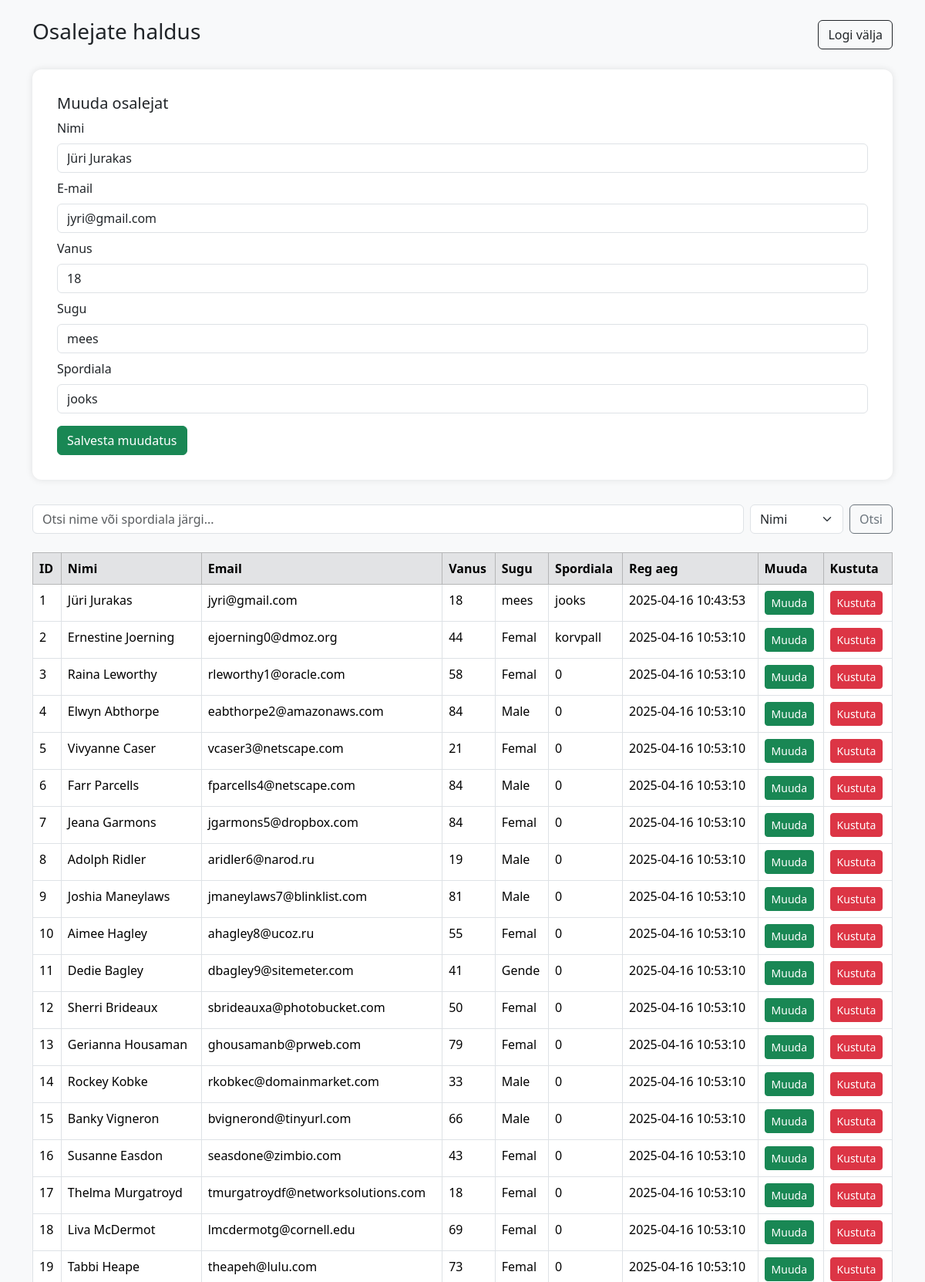
Page /admin/?muuda&id=1 (signed in, upper part) on the committed database.
### tables this page shows
CREATE TABLE `sport2025` (
  `id` int(11) NOT NULL,
  `fullname` varchar(50) NOT NULL,
  `email` varchar(50) NOT NULL,
  `age` int(11) NOT NULL,
  `gender` varchar(5) NOT NULL,
  `category` varchar(50) NOT NULL,
  `reg_time` datetime NOT NULL DEFAULT current_timestamp()
);

### admin/index.php (the view, shortened to what this page needs)
<?php
include("../config.php");
?>
<!doctype html>
<html lang="et">
  <head>
    <link href="https://cdn.jsdelivr.net/npm/bootstrap@5.3.6/dist/css/bootstrap.min.css" rel="stylesheet">
  </head>
  <body>
    <div class="container py-4">
      <div class="d-flex justify-content-between align-items-center mb-4">
        <h1 class="h3">Osalejate haldus</h1>
        <a class="btn btn-outline-dark" href="../logout.php?logout">Logi välja</a>
      </div>
      <?php
      if(isset($_GET["muuda"]) && isset($_GET["id"])){
        $id = $_GET["id"];
        $kuvaparing = "SELECT * FROM sport2025 WHERE id=$id";
        $saada_paring = mysqli_query($yhendus, $kuvaparing);
        $rida = mysqli_fetch_assoc($saada_paring);
      }
      ?>
      <div class="custom-card">
        <h5><?php echo isset($_GET['muuda']) ? "Muuda osalejat" : "Lisa uus osaleja"; ?></h5>
        <form action="index.php" method="get">
          <div class="mb-2">
            <label class="form-label">Nimi</label>
            <input type="text" name="fullname" class="form-control" required value="<?= $rida['fullname'] ?? '' ?>">
          </div>
          <div class="mb-2">
            <label class="form-label">E-mail</label>
            <input type="email" name="email" class="form-control" required value="<?= $rida['email'] ?? '' ?>">
          </div>
          <div class="mb-2">
            <label class="form-label">Vanus</label>
            <input type="number" name="age" class="form-control" min="16" max="88" required value="<?= $rida['age'] ?? '' ?>">
          </div>
          <div class="mb-2">
            <label class="form-label">Sugu</label>
            <input type="text" name="gender" class="form-control" required value="<?= $rida['gender'] ?? '' ?>">
          </div>
          <div class="mb-3">
            <label class="form-label">Spordiala</label>
            <input type="text" name="category" class="form-control" required value="<?= $rida['category'] ?? '' ?>">
          </div>
          <?php if(isset($_GET["muuda"])){ ?>
            <button type="submit" name="salvesta_muudatus" class="btn btn-success">Salvesta muudatus</button>
          <?php } else { ?>
            <button type="submit" name="salvesta" class="btn btn-purple">Salvesta</button>
          <?php } ?>
        </form>
      </div>
      <form action="index.php" method="get" class="mb-4 d-flex gap-2">
        <input type="text" name="otsi" class="form-control" placeholder="Otsi nime või spordiala järgi...">
        <select name="cat" class="form-select w-auto">
          <option value="fullname">Nimi</option>
        </select>
        <button type="submit" class="btn btn-outline-secondary">Otsi</button>
      </form>
      <table class="table table-bordered table-hover">
        <thead class="table-secondary">
          <tr>
            <th>ID</th>
            <th>Nimi</th>
            <th>Email</th>
            <th>Vanus</th>
            <th>Sugu</th>
            <th>Spordiala</th>
            <th>Reg aeg</th>
            <th>Muuda</th>
            <th>Kustuta</th>
          </tr>
        </thead>
        <tbody>
          <?php
            $uudiseid_lehel = 50;
            $leht = isset($_GET['page']) ? $_GET['page'] : 1;
            $start = ($leht-1)*$uudiseid_lehel;
            if(isset($_GET['otsi']) && !empty($_GET["otsi"])){
              $s = $_GET['otsi'];
              $cat = $_GET['cat'];
              $paring = "SELECT * FROM sport2025 WHERE $cat LIKE '%$s%'";
              echo "<tr><td colspan='9'>Otsing: <b>$s</b></td></tr>";
            } else {
              $paring = "SELECT * FROM sport2025 LIMIT $start, $uudiseid_lehel";
            }
            $saada_paring = mysqli_query($yhendus, $paring);
            while($rida = mysqli_fetch_assoc($saada_paring)){
              echo "<tr>";
              echo "<td>".$rida['id']."</td>";
              echo "<td>".$rida['fullname']."</td>";
              echo "<td>".$rida['email']."</td>";
              echo "<td>".$rida['age']."</td>";
              echo "<td>".$rida['gender']."</td>";
              echo "<td>".$rida['category']."</td>";
              echo "<td>".$rida['reg_time']."</td>";
              echo "<td><a class='btn btn-sm btn-success' href='?muuda&id=".$rida['id']."'>Muuda</a></td>";
              echo "<td><a class='btn btn-sm btn-danger' href='?kustuta&id=".$rida['id']."'>Kustuta</a></td>";
              echo "</tr>";
            }
          ?>
        </tbody>
      </table>
    </div>
  </body>
</html>

### admin/index.php (style rules this page uses)
body { background-color: #f8f9fa; }
.custom-card { background: #ffffff; border-radius: 12px; box-shadow: 0 0 10px rgba(0,0,0,0.1); padding: 2rem; margin-bottom: 2rem; }

### rows in the picture
sport2025: fullname "Jüri Jurakas", email "jyri@gmail.com", age "18", gender "mees", category "jooks", id "1", reg_time "2025-04-16 10:43:53"
sport2025: id "2", fullname "Ernestine Joerning", email "ejoerning0@dmoz.org", age "44", gender "Femal", category "korvpall", reg_time "2025-04-16 10:53:10"
sport2025: id "3", fullname "Raina Leworthy", email "rleworthy1@oracle.com", age "58", gender "Femal", category "0", reg_time "2025-04-16 10:53:10"
sport2025: id "4", fullname "Elwyn Abthorpe", email "eabthorpe2@amazonaws.com", age "84", gender "Male", category "0", reg_time "2025-04-16 10:53:10"
sport2025: id "5", fullname "Vivyanne Caser", email "vcaser3@netscape.com", age "21", gender "Femal", category "0", reg_time "2025-04-16 10:53:10"
sport2025: id "6", fullname "Farr Parcells", email "fparcells4@netscape.com", age "84", gender "Male", category "0", reg_time "2025-04-16 10:53:10"
sport2025: id "7", fullname "Jeana Garmons", email "jgarmons5@dropbox.com", age "84", gender "Femal", category "0", reg_time "2025-04-16 10:53:10"
sport2025: id "8", fullname "Adolph Ridler", email "aridler6@narod.ru", age "19", gender "Male", category "0", reg_time "2025-04-16 10:53:10"
sport2025: id "9", fullname "Joshia Maneylaws", email "jmaneylaws7@blinklist.com", age "81", gender "Male", category "0", reg_time "2025-04-16 10:53:10"
sport2025: id "10", fullname "Aimee Hagley", email "ahagley8@ucoz.ru", age "55", gender "Femal", category "0", reg_time "2025-04-16 10:53:10"
sport2025: id "11", fullname "Dedie Bagley", email "dbagley9@sitemeter.com", age "41", gender "Gende", category "0", reg_time "2025-04-16 10:53:10"
sport2025: id "12", fullname "Sherri Brideaux", email "sbrideauxa@photobucket.com", age "50", gender "Femal", category "0", reg_time "2025-04-16 10:53:10"
sport2025: id "13", fullname "Gerianna Housaman", email "ghousamanb@prweb.com", age "79", gender "Femal", category "0", reg_time "2025-04-16 10:53:10"
sport2025: id "14", fullname "Rockey Kobke", email "rkobkec@domainmarket.com", age "33", gender "Male", category "0", reg_time "2025-04-16 10:53:10"
sport2025: id "15", fullname "Banky Vigneron", email "bvignerond@tinyurl.com", age "66", gender "Male", category "0", reg_time "2025-04-16 10:53:10"
sport2025: id "16", fullname "Susanne Easdon", email "seasdone@zimbio.com", age "43", gender "Femal", category "0", reg_time "2025-04-16 10:53:10"
sport2025: id "17", fullname "Thelma Murgatroyd", email "tmurgatroydf@networksolutions.com", age "18", gender "Femal", category "0", reg_time "2025-04-16 10:53:10"
sport2025: id "18", fullname "Liva McDermot", email "lmcdermotg@cornell.edu", age "69", gender "Femal", category "0", reg_time "2025-04-16 10:53:10"
sport2025: id "19", fullname "Tabbi Heape", email "theapeh@lulu.com", age "73", gender "Femal", category "0", reg_time "2025-04-16 10:53:10"
